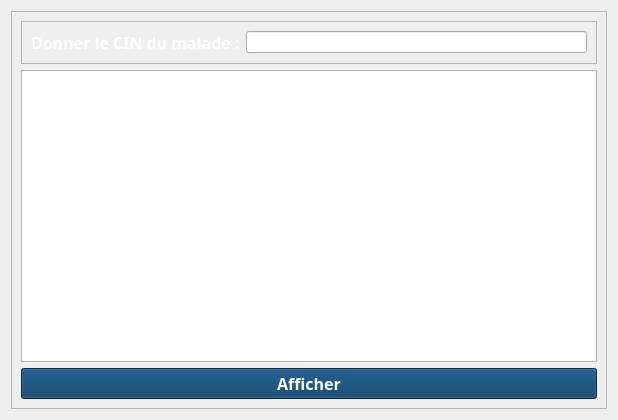
<?xml version="1.0" encoding="UTF-8"?>
<ui version="4.0">
 <class>Form</class>
 <widget class="QWidget" name="Form">
  <property name="geometry">
   <rect>
    <x>0</x>
    <y>0</y>
    <width>618</width>
    <height>420</height>
   </rect>
  </property>
  <property name="windowTitle">
   <string>Form</string>
  </property>
  <property name="styleSheet">
   <string notr="true">QWidget {
    border-image: url(:/newPrefix/covid.jpg);
}
QWidget * {
    border-image: none;
}</string>
  </property>
  <layout class="QHBoxLayout" name="horizontalLayout_2">
   <item>
    <widget class="QFrame" name="frame_2">
     <property name="frameShape">
      <enum>QFrame::StyledPanel</enum>
     </property>
     <property name="frameShadow">
      <enum>QFrame::Raised</enum>
     </property>
     <layout class="QVBoxLayout" name="verticalLayout">
      <item>
       <widget class="QFrame" name="frame">
        <property name="frameShape">
         <enum>QFrame::StyledPanel</enum>
        </property>
        <property name="frameShadow">
         <enum>QFrame::Raised</enum>
        </property>
        <layout class="QHBoxLayout" name="horizontalLayout">
         <item>
          <widget class="QLabel" name="label">
           <property name="palette">
            <palette>
             <active>
              <colorrole role="WindowText">
               <brush brushstyle="SolidPattern">
                <color alpha="255">
                 <red>255</red>
                 <green>255</green>
                 <blue>255</blue>
                </color>
               </brush>
              </colorrole>
              <colorrole role="Text">
               <brush brushstyle="SolidPattern">
                <color alpha="255">
                 <red>255</red>
                 <green>255</green>
                 <blue>255</blue>
                </color>
               </brush>
              </colorrole>
              <colorrole role="ButtonText">
               <brush brushstyle="SolidPattern">
                <color alpha="255">
                 <red>255</red>
                 <green>255</green>
                 <blue>255</blue>
                </color>
               </brush>
              </colorrole>
             </active>
             <inactive>
              <colorrole role="WindowText">
               <brush brushstyle="SolidPattern">
                <color alpha="255">
                 <red>255</red>
                 <green>255</green>
                 <blue>255</blue>
                </color>
               </brush>
              </colorrole>
              <colorrole role="Text">
               <brush brushstyle="SolidPattern">
                <color alpha="255">
                 <red>255</red>
                 <green>255</green>
                 <blue>255</blue>
                </color>
               </brush>
              </colorrole>
              <colorrole role="ButtonText">
               <brush brushstyle="SolidPattern">
                <color alpha="255">
                 <red>255</red>
                 <green>255</green>
                 <blue>255</blue>
                </color>
               </brush>
              </colorrole>
             </inactive>
             <disabled>
              <colorrole role="WindowText">
               <brush brushstyle="SolidPattern">
                <color alpha="255">
                 <red>120</red>
                 <green>120</green>
                 <blue>120</blue>
                </color>
               </brush>
              </colorrole>
              <colorrole role="Text">
               <brush brushstyle="SolidPattern">
                <color alpha="255">
                 <red>120</red>
                 <green>120</green>
                 <blue>120</blue>
                </color>
               </brush>
              </colorrole>
              <colorrole role="ButtonText">
               <brush brushstyle="SolidPattern">
                <color alpha="255">
                 <red>120</red>
                 <green>120</green>
                 <blue>120</blue>
                </color>
               </brush>
              </colorrole>
             </disabled>
            </palette>
           </property>
           <property name="font">
            <font>
             <family>Segoe UI Black</family>
             <pointsize>12</pointsize>
             <weight>75</weight>
             <bold>true</bold>
            </font>
           </property>
           <property name="text">
            <string>Donner le CIN du malade :</string>
           </property>
          </widget>
         </item>
         <item>
          <widget class="QLineEdit" name="lineEdit"/>
         </item>
        </layout>
       </widget>
      </item>
      <item>
       <widget class="QTableView" name="tableView"/>
      </item>
      <item>
       <widget class="QPushButton" name="pushButton">
        <property name="palette">
         <palette>
          <active>
           <colorrole role="WindowText">
            <brush brushstyle="SolidPattern">
             <color alpha="255">
              <red>255</red>
              <green>255</green>
              <blue>255</blue>
             </color>
            </brush>
           </colorrole>
           <colorrole role="Button">
            <brush brushstyle="SolidPattern">
             <color alpha="255">
              <red>1</red>
              <green>55</green>
              <blue>100</blue>
             </color>
            </brush>
           </colorrole>
           <colorrole role="Text">
            <brush brushstyle="SolidPattern">
             <color alpha="255">
              <red>255</red>
              <green>255</green>
              <blue>255</blue>
             </color>
            </brush>
           </colorrole>
           <colorrole role="ButtonText">
            <brush brushstyle="SolidPattern">
             <color alpha="255">
              <red>255</red>
              <green>255</green>
              <blue>255</blue>
             </color>
            </brush>
           </colorrole>
           <colorrole role="Base">
            <brush brushstyle="SolidPattern">
             <color alpha="255">
              <red>1</red>
              <green>55</green>
              <blue>100</blue>
             </color>
            </brush>
           </colorrole>
           <colorrole role="Window">
            <brush brushstyle="SolidPattern">
             <color alpha="255">
              <red>1</red>
              <green>55</green>
              <blue>100</blue>
             </color>
            </brush>
           </colorrole>
          </active>
          <inactive>
           <colorrole role="WindowText">
            <brush brushstyle="SolidPattern">
             <color alpha="255">
              <red>255</red>
              <green>255</green>
              <blue>255</blue>
             </color>
            </brush>
           </colorrole>
           <colorrole role="Button">
            <brush brushstyle="SolidPattern">
             <color alpha="255">
              <red>1</red>
              <green>55</green>
              <blue>100</blue>
             </color>
            </brush>
           </colorrole>
           <colorrole role="Text">
            <brush brushstyle="SolidPattern">
             <color alpha="255">
              <red>255</red>
              <green>255</green>
              <blue>255</blue>
             </color>
            </brush>
           </colorrole>
           <colorrole role="ButtonText">
            <brush brushstyle="SolidPattern">
             <color alpha="255">
              <red>255</red>
              <green>255</green>
              <blue>255</blue>
             </color>
            </brush>
           </colorrole>
           <colorrole role="Base">
            <brush brushstyle="SolidPattern">
             <color alpha="255">
              <red>1</red>
              <green>55</green>
              <blue>100</blue>
             </color>
            </brush>
           </colorrole>
           <colorrole role="Window">
            <brush brushstyle="SolidPattern">
             <color alpha="255">
              <red>1</red>
              <green>55</green>
              <blue>100</blue>
             </color>
            </brush>
           </colorrole>
          </inactive>
          <disabled>
           <colorrole role="WindowText">
            <brush brushstyle="SolidPattern">
             <color alpha="255">
              <red>120</red>
              <green>120</green>
              <blue>120</blue>
             </color>
            </brush>
           </colorrole>
           <colorrole role="Button">
            <brush brushstyle="SolidPattern">
             <color alpha="255">
              <red>1</red>
              <green>55</green>
              <blue>100</blue>
             </color>
            </brush>
           </colorrole>
           <colorrole role="Text">
            <brush brushstyle="SolidPattern">
             <color alpha="255">
              <red>120</red>
              <green>120</green>
              <blue>120</blue>
             </color>
            </brush>
           </colorrole>
           <colorrole role="ButtonText">
            <brush brushstyle="SolidPattern">
             <color alpha="255">
              <red>120</red>
              <green>120</green>
              <blue>120</blue>
             </color>
            </brush>
           </colorrole>
           <colorrole role="Base">
            <brush brushstyle="SolidPattern">
             <color alpha="255">
              <red>1</red>
              <green>55</green>
              <blue>100</blue>
             </color>
            </brush>
           </colorrole>
           <colorrole role="Window">
            <brush brushstyle="SolidPattern">
             <color alpha="255">
              <red>1</red>
              <green>55</green>
              <blue>100</blue>
             </color>
            </brush>
           </colorrole>
          </disabled>
         </palette>
        </property>
        <property name="font">
         <font>
          <family>Segoe UI Black</family>
          <pointsize>12</pointsize>
          <weight>75</weight>
          <bold>true</bold>
         </font>
        </property>
        <property name="styleSheet">
         <string notr="true">background-color: rgb(1, 55, 100);</string>
        </property>
        <property name="text">
         <string>Afficher</string>
        </property>
       </widget>
      </item>
     </layout>
    </widget>
   </item>
  </layout>
 </widget>
 <resources/>
 <connections/>
</ui>
